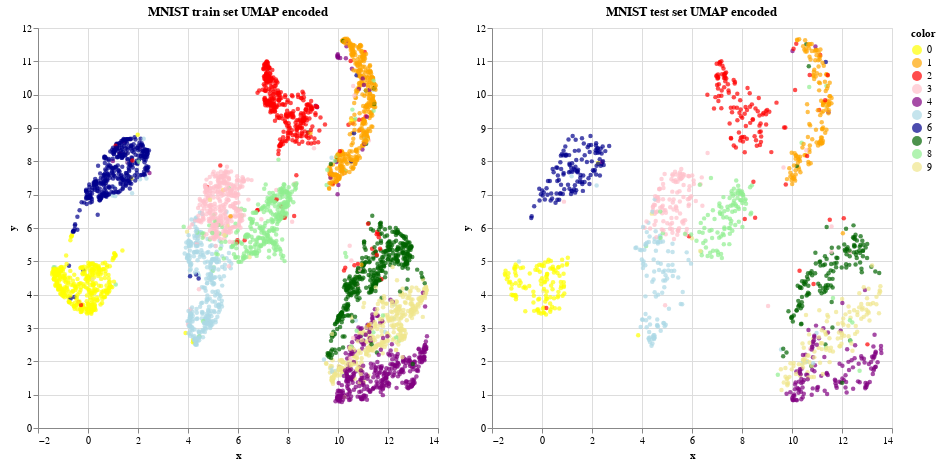

This figure's notebook cell:
### Code cell
get_altair_chart(source_train, True) | get_altair_chart(source_test, False)

### Figure 1 — Vega-Lite specification as saved in the notebook (floating-point values rounded to 4 significant figures; data arrays with more than 128 entries replaced by an {"elided": "..."} marker saying what was removed)
{"config": {"view": {"continuousWidth": 300, "continuousHeight": 300}}, "hconcat": [{"data": {"name": "data-04d14fdaba3241d3085f7a75979030ce"}, "mark": {"type": "circle", "size": 20}, "encoding": {"color": {"condition": {"param": "param_1", "field": "color", "scale": {"domain": [0, 1, 2, 3, 4, 5, 6, 7, 8, 9], "range": ["yellow", "orange", "red", "pink", "purple", "lightblue", "darkblue", "darkgreen", "lightgreen", "khaki"], "type": "ordinal"}, "type": "nominal"}, "value": "grey"}, "tooltip": [{"field": "color", "type": "quantitative"}], "x": {"field": "x", "type": "quantitative"}, "y": {"field": "y", "type": "quantitative"}}, "height": 400, "name": "view_3", "title": "MNIST train set UMAP encoded", "width": 400}, {"data": {"name": "data-d6d2bd5cc59756a32aef20222c78b654"}, "mark": {"type": "circle", "size": 20}, "encoding": {"color": {"condition": {"param": "param_1", "field": "color", "scale": {"domain": [0, 1, 2, 3, 4, 5, 6, 7, 8, 9], "range": ["yellow", "orange", "red", "pink", "purple", "lightblue", "darkblue", "darkgreen", "lightgreen", "khaki"], "type": "ordinal"}, "type": "nominal"}, "value": "grey"}, "tooltip": [{"field": "color", "type": "quantitative"}], "x": {"field": "x", "type": "quantitative"}, "y": {"field": "y", "type": "quantitative"}}, "height": 400, "name": "view_4", "title": "MNIST test set UMAP encoded", "width": 400}], "params": [{"name": "param_1", "select": {"type": "interval"}, "views": ["view_3", "view_4"]}], "$schema": "https://vega.github.io/schema/vega-lite/v5.16.3.json", "datasets": {"data-04d14fdaba3241d3085f7a75979030ce": {"elided": "3750 records"}, "data-d6d2bd5cc59756a32aef20222c78b654": {"elided": "1250 records"}}}
